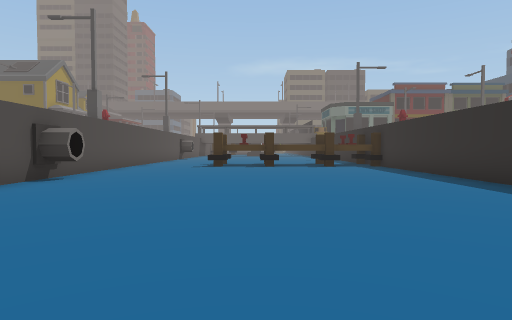
[1] (above)

19 first-person views from a walk through a 3-D level made in the Unity game engine. The camera is 1.3 m above the floor, tilts 2° down and sees 75° across. The floor is counted in squares, 2 m on a side. Each view is taken from the middle of a square. On the plan, view 1 faces up. The plan holds only what a view shows up to about 10 squares ahead; the rest is blank. The place goes on beyond the plan. The player is left out.

[2]
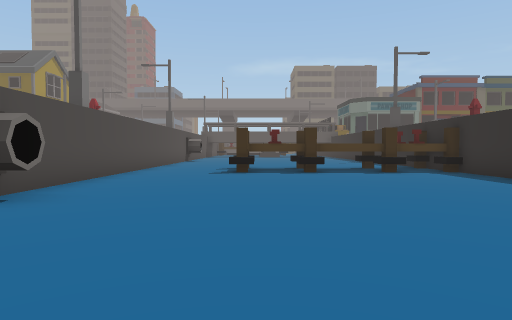

[3]
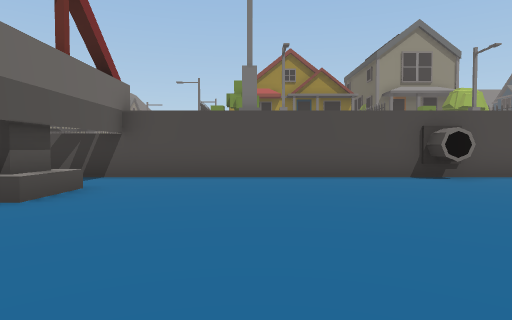

[4]
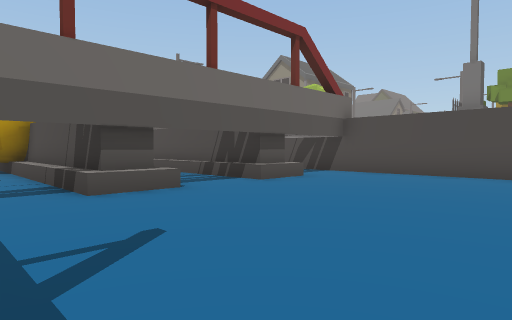

[5]
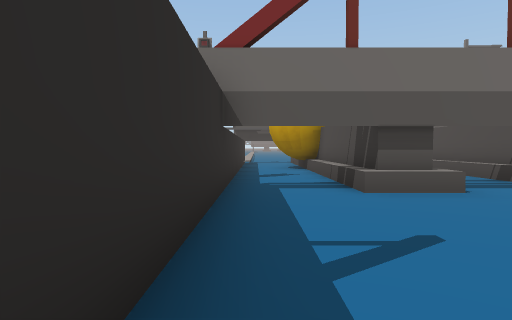

[6]
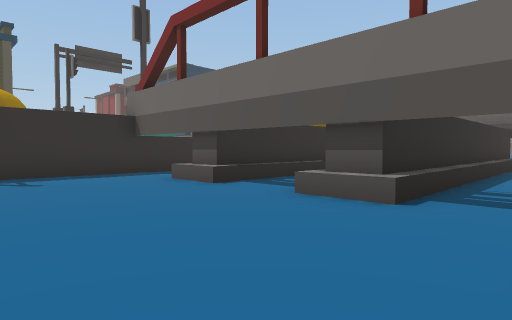

[7]
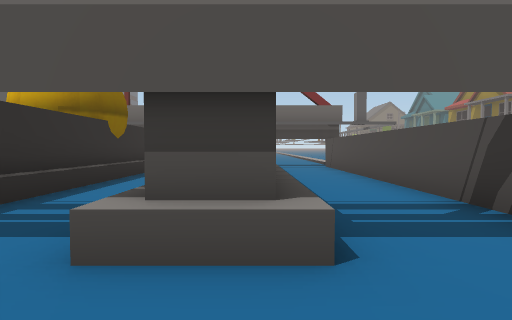

[8]
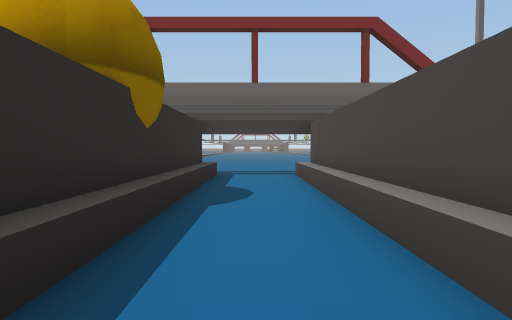

[9]
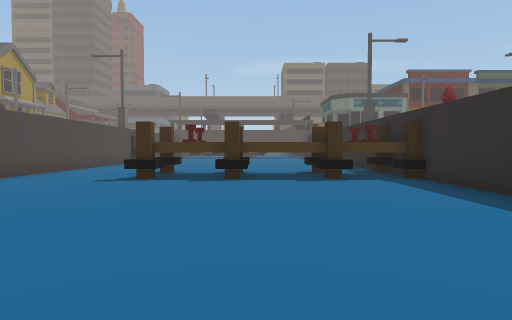

[10]
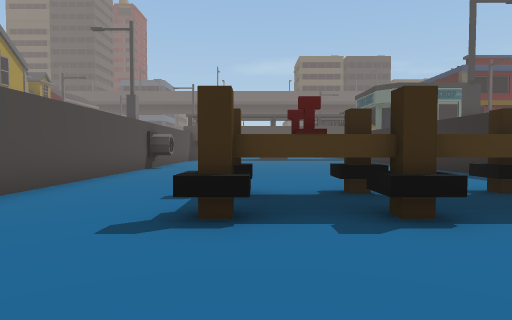

[11]
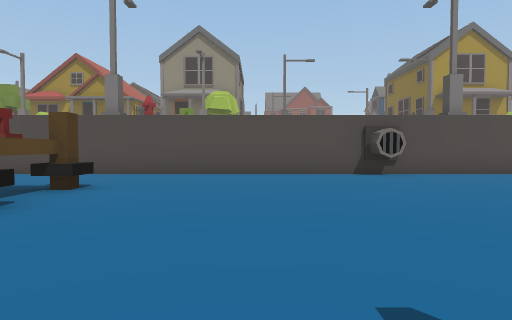

[12]
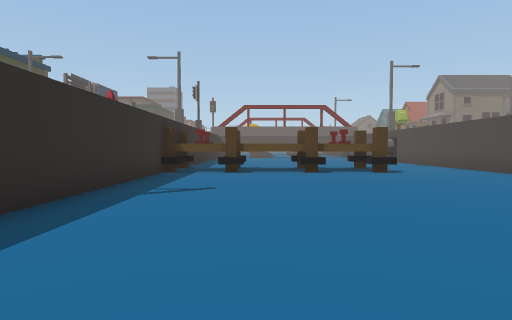

[13]
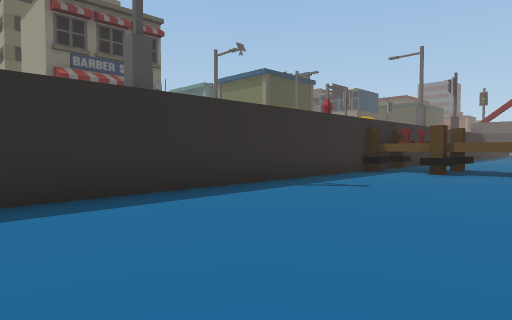

[14]
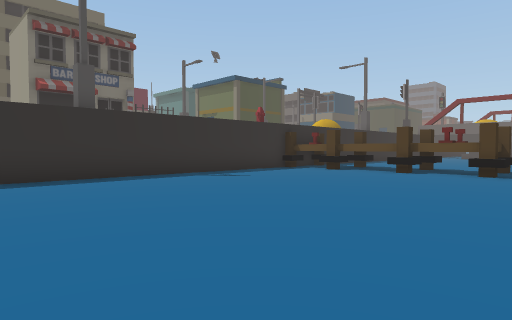

[15]
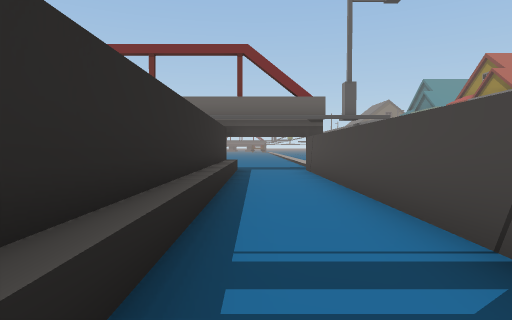

[16]
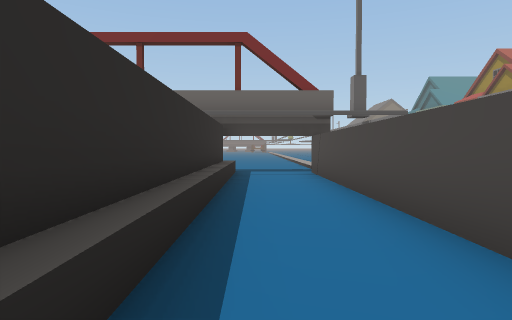

[17]
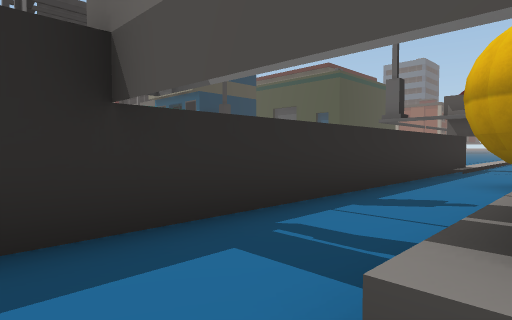

[18]
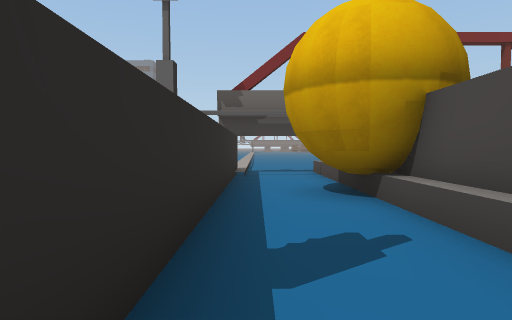

[19]
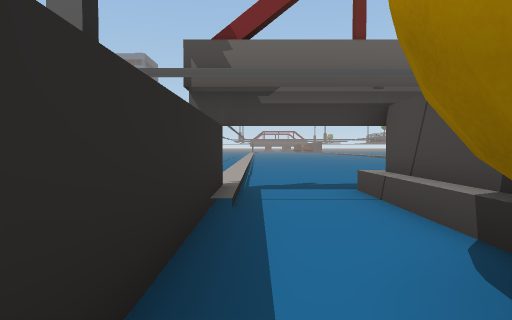

### Floor plan
Key: @ floor where view 1 was taken; # wall or solid block; x gap in a wall; . floor; P pipe; T thing the floor can be seen under or through.
Columns run from 5 left of view 1 to 5 right of it. Each row starts with its distance up from view 1.
 23 #.........
 22 #.........#
 21 #P........#
 20  P........#
 19 #.........#
 18 #.........#
 17 #.........#
 16 #.........#
 15 #.........#
 14 #...TTTTT##
 13 #...TT   #
 12 #...T#TT##
 11 #.........#
 10 #.........#
  9 #.........#
  8 #P........#
  7  P........#
  6 #.........#
  5 #.........#
  4 #.........#
  3 #.........#
  2 #.........#
  1 #.........#
  0 # .##@##..#
 -1  #.##.##..#
 -2  #.##.##..#
 -3  #.##.##..#
 -4  #.##.##..#
 -5  #.##.###.#
 -6  #.##.###.#
 -7  #.##.##..#
 -8  #.##.##..#
 -9  #.##.##..#
-10  #.##.##..x

Where each view was taken, in squares from view 1:
view 1: 0 up, 0 right, facing up
view 2: 3 up, 1 left, facing up
view 3: 3 up, 3 right, facing left
view 4: 5 up, 4 right, facing down-left
view 5: 5 up, 4 right, facing down
view 6: 4 up, 4 left, facing down-right
view 7: 2 up, 2 left, facing down
view 8: 2 down, 0 right, facing down
view 9: 5 up, 1 right, facing up
view 10: 9 up, 1 left, facing up
view 11: 17 up, 4 right, facing left
view 12: 23 up, 2 right, facing down
view 13: 23 up, 0 right, facing down-right
view 14: 23 up, 3 left, facing down-right
view 15: 0 up, 3 left, facing down
view 16: 1 down, 3 left, facing down
view 17: 1 up, 2 right, facing down-right
view 18: 1 down, 4 right, facing down
view 19: 5 down, 4 right, facing down
